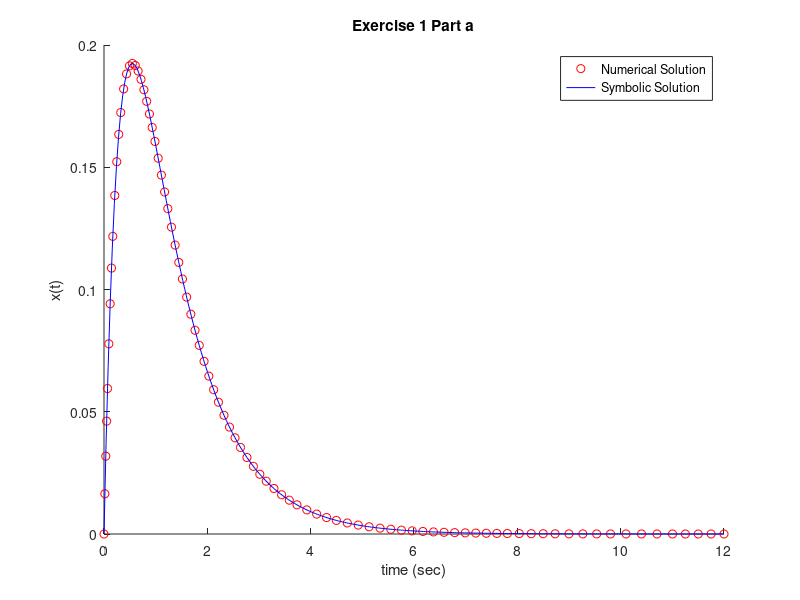
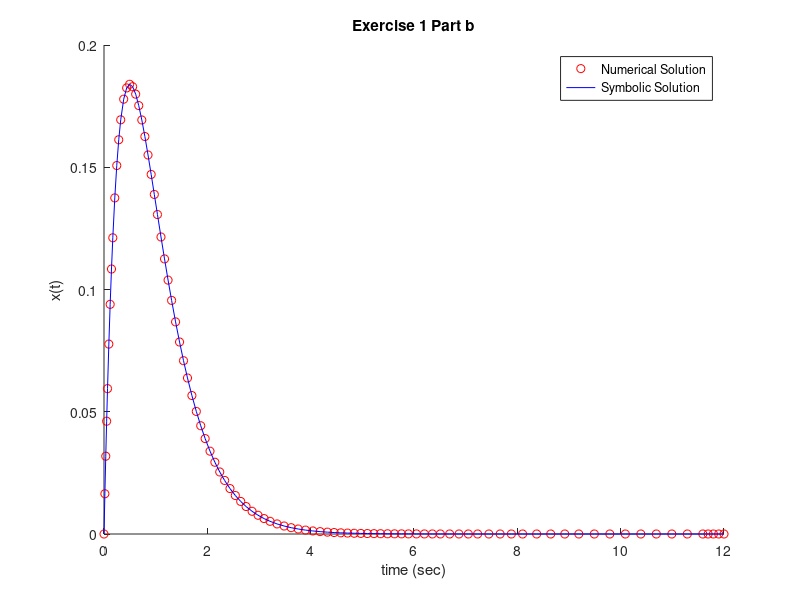
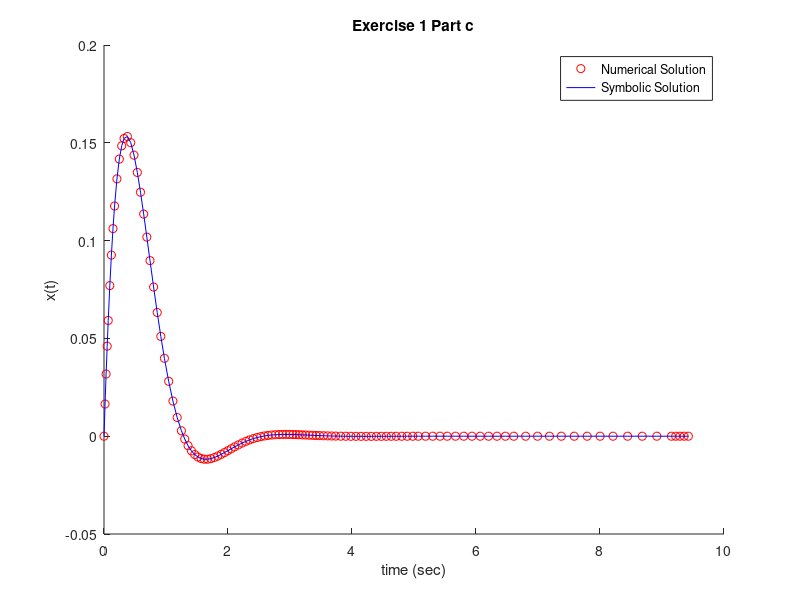
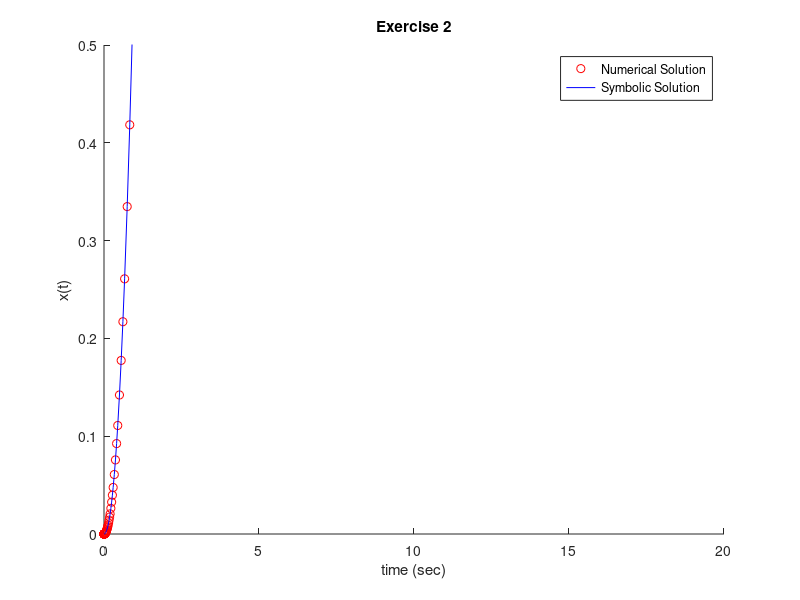

The MATLAB source for these figures, in order:
%% Exercise 1 Part a

tt = linspace(0,12,300);
dydt = @(t,y) [y(2); -4*y(2) - 3*y(1)];
y0 = [0;1];
[t,y] = ode45(dydt,[0 12],y0);
x = (-0.5)*exp(-3*tt) + (0.5)*exp(-tt);

figure
hold on
plot(t,y(:,1),'ro');
plot(tt,x,'b-');
xlabel('time (sec)');
ylabel('x(t)');
title('Exercise 1 Part a')
legend('Numerical Solution','Symbolic Solution');

%% Exercise 1 Part b

t = linspace(0,12,300);
dydt = @(t,y) [y(2); -4*y(2) - 4*y(1)];
y0 = [0;1];
[t,y] = ode45(dydt,[0 12],y0);
x = t.*exp(-2*t);

figure
hold on
plot(t,y(:,1),'ro');
plot(t,x,'b-');
xlabel('time (sec)');
ylabel('x(t)');
title('Exercise 1 Part b')
legend('Numerical Solution','Symbolic Solution');

%% Exercise 1 Part c

t = linspace(0,3*pi);
dydt = @(t,y) [y(2); -4*y(2) - 10*y(1)];
y0 = [0;1];
[t,y] = ode45(dydt,[0 3*pi],y0);
x = (sqrt(6)/6).*exp(-2*t).*sin(sqrt(6)*t);

figure
hold on
plot(t,y(:,1),'ro');
plot(t,x,'b-');
xlabel('time (sec)');
ylabel('x(t)');
title('Exercise 1 Part c')
legend('Numerical Solution','Symbolic Solution');

%% Exercise 2

t = linspace(0,6*pi);
a = 1;
b = 1;
dydt = @(t,y) [y(2);a*cos(t) + b*sin(t)];
[t,y] = ode45(dydt,[0 6*pi],[0;0]);
x = a + b.*t - a*cos(t) - b*sin(t);
x1 = (a + b*t);

figure
hold on
plot(t,y(:,1),'ro');
plot(t,x,'b-');
xlabel('time (sec)');
legend('Numerical Solution','Symbolic Solution');
ylabel('x(t)');
ylim([0 .5]);
title('Exercise 2')

%% Exercise 3

t = linspace(0,10*pi,200);
x0 = 1;
x1 = .5;
x2 = 3;
x3 = .1;
dydt = @(t,y) [y(2);y(3);y(4);-y(3)];
y0 = [x0;x1;x2;x3];
[t,y] = ode45(dydt,[0 10*pi],y0);
x = -x2*cos(t) + -x3*sin(t) + (x1 + x3)*t + (x0 + x2);

figure
hold on
plot(t,y(:,1),'ro');
plot(t,x,'b-');
ylim([0 20]);
legend('Numerical Solution','Symbolic Solution');
title('Exercise 3')